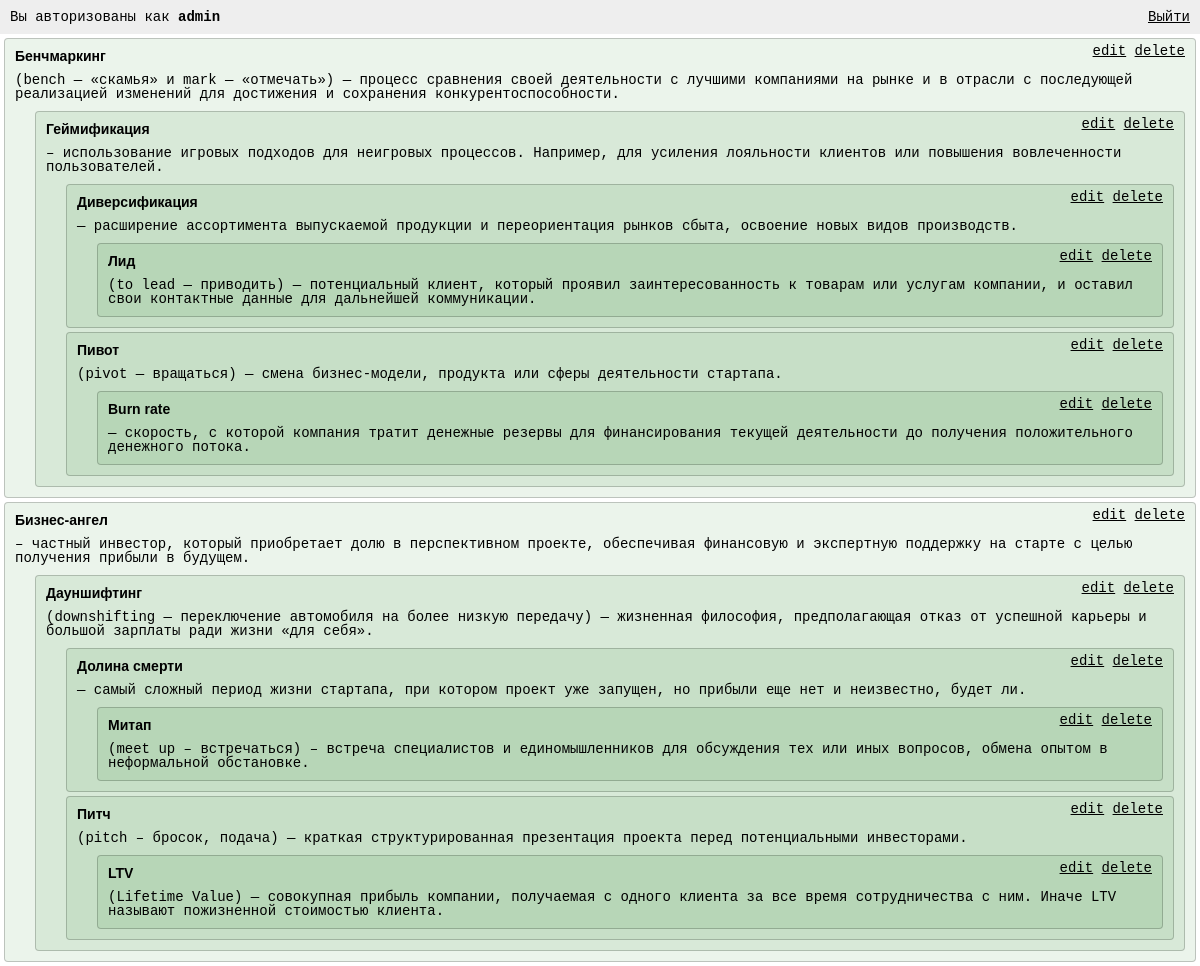
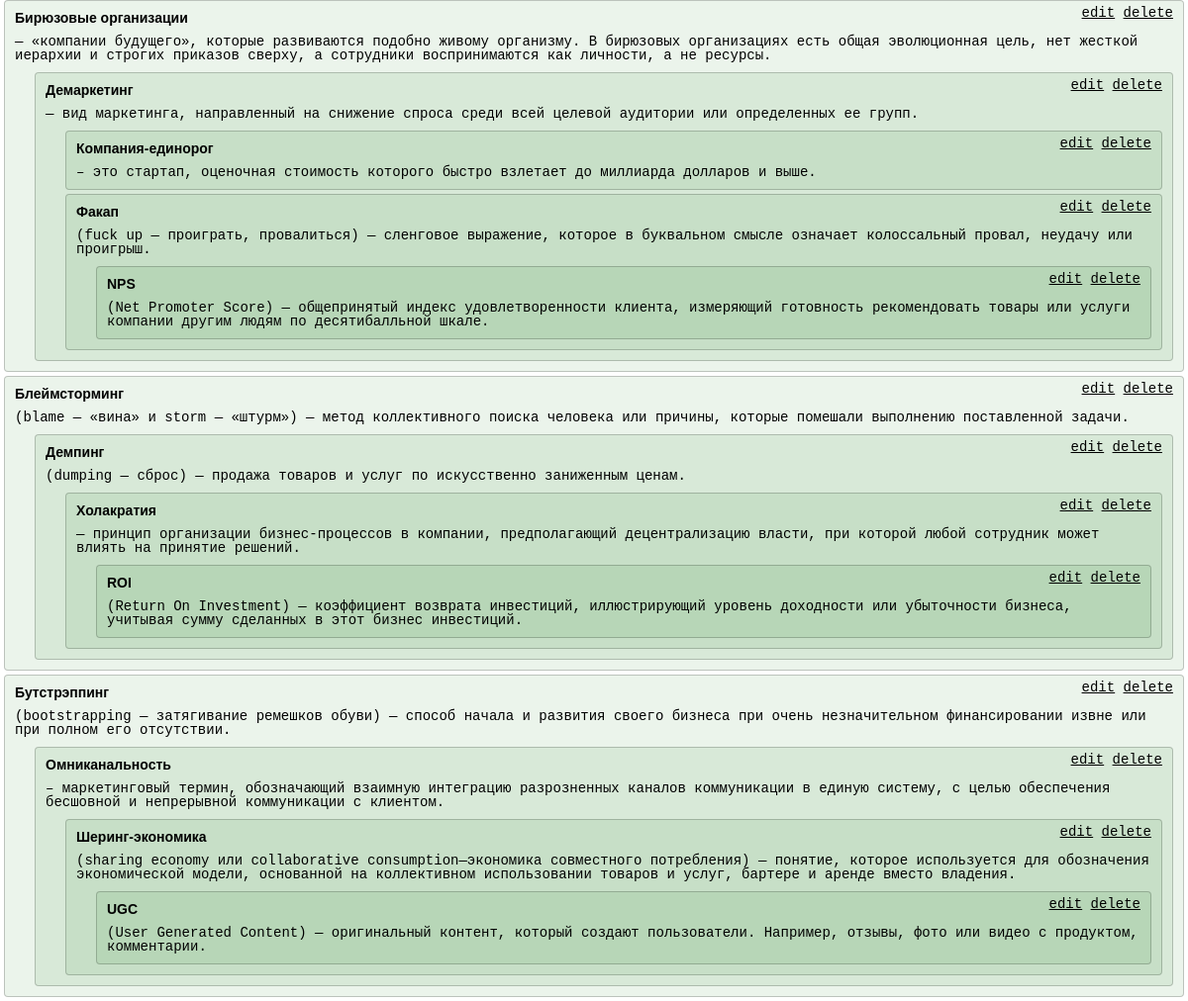
The page /admin (signed in) on the database its author committed (2 pictures, top to bottom).
### tables this page shows
CREATE TABLE `objects`
(
    `id` INT AUTO_INCREMENT,
    `parent` INT DEFAULT 0,
    `title` VARCHAR(127),
    `description` TEXT,
    `deleted_at` DATETIME,

    PRIMARY KEY (`id`)
);

### admin/router.inc (called while the page is built)
<?php
require './Classes/Authorisation.php';
require './Classes/Objects.php';
require '../includes/db_connect.inc';
$Authorisation = new Authorisation($dbh);
$Objects = new Objects($dbh);
if ($_SERVER['REQUEST_METHOD'] == 'POST') {
    if (!empty($_POST['l']) && !empty($_POST['p'])) {
        $Authorisation->signIn($_POST['l'], $_POST['p']);
    } else {
        $_POST = json_decode(file_get_contents('php://input'), true);
        if (
            !empty($_POST['id'])
            && !empty($_POST['title'])
            && !empty($_POST['description'])
        ) {
           $Objects->updateObject(+$_POST['id'], $_POST['title'], $_POST['description'], $_POST['parent']);
        }
    }
} elseif ( isset($_GET['select_id']) ) {
    exit( json_encode($Objects->getAll(+$_GET['select_id']), JSON_UNESCAPED_UNICODE) );
} elseif ( isset($_GET['object_id']) ) {
    exit( json_encode($Objects->getOne(+$_GET['object_id']), JSON_UNESCAPED_UNICODE) );
} elseif ( isset($_GET['deleted_id']) ) {
    $Objects->deleteObject($_GET['deleted_id']);
} elseif ( isset($_GET['exit']) ) {
    $Authorisation->signOut();
} elseif ( isset($_SESSION['latch']) ) {
    $login = $Authorisation->signCheck();
    require './views/objects/i.inc';
} else {
    require './views/authorisation_form/i.inc';
}

### admin/Classes/Authorisation.php (called while the page is built, shortened)
<?php
class Authorisation
{
    public function signCheck () {
        $a_latch = explode('|', $_SESSION['latch']);
        return $a_latch[1];
    }
}

### admin/Classes/Objects.php (called while the page is built, shortened)
<?php
class Objects
{
    protected $dbh = null;
    public function __construct (PDO $dbh) {
        $this->dbh = $dbh;
    }
    public function getAll($except = null){
        $and  = isset($except) ? "AND `id` <> {$except} AND `parent` <> {$except}" : '';
        $sth = $this->dbh->query("
SELECT
    `id`,
    `parent`,
    `title`,
    `description`
FROM `objects`
WHERE `deleted_at` IS NULL
{$and}
ORDER BY `id`
");
        return $sth->fetchAll(PDO::FETCH_ASSOC);
    }
}

### admin/views/objects/i.inc (the view, shortened to what this page needs)
<?php
$content_header = <<<HD
<p>Вы авторизованы как <strong>{$login}</strong></p>
<a href="/admin?exit">Выйти</a>
HD;
$selectItems = <<<HD
<option value="0" selected>root</option>
HD;
$allObjects = $Objects->getAll();
function createHierarchy (&$input, &$output, $parent = 0) {
    return true;
}
$allObjects_ = [];
createHierarchy($allObjects, $allObjects_);
function htmlTree($tree) {
    $treeHtml = '<ol class="list">';
    foreach ($tree as $v) {
        $treeHtml .= <<<HD
<li class="list__item">
    <h2 class="item__title">{$v['title']}</h2>
    <p class="item__description">{$v['description']}</p>
    <div class="item__actions">
        <button class="actions__element actions__edit" data-id="{$v['id']}">edit</button>
        <button class="actions__element actions__delete" data-id="{$v['id']}">delete</button>
    </div>
HD;
        if(!empty($v['children'])) $treeHtml .= htmlTree($v['children']);
        $treeHtml .= '</li>';
    }
    $treeHtml .= '</ol>';
    return $treeHtml;
}
$ol = htmlTree( $allObjects_ );
$content_main = <<<HD
<link rel="stylesheet" href="/admin/views/objects/s.css">
<div class="objects">{$ol}</div>
<div class="popup" id="object-popup">
    <form action="/admin" method="POST" class="popup-form" id="popup-form">
        <button class="popup-form__close" id="popup-close">+</button>
        <input type="hidden" name="id" id="object-id" />
        <label class="popup-form__row">
            <input class="popup-form__element popup-form__input" id="object-title" name="title" placeholder="Заголовок" />
        </label>
        <label class="popup-form__row popup-form__row_full-grown">
            <textarea class="popup-form__element popup-form__textarea" id="object-description" name="description" placeholder="Содержание"></textarea>
        </label>
        <label class="popup-form__row">
            <select class="popup-form__element popup-form__select" id="object-parent" name="parent">{$selectItems}</select>
        </label>
        <label class="popup-form__row popup-form__row_save">
            <button class="popup-form__element popup-form__save" id="popup-save">Сохранить</button>
        </label>
    </form>
</div>
<script src="/admin/views/objects/s.js"></script>
HD;

### admin/index.php (shortened to what this page needs)
<?php
require './router.inc';
?><!DOCTYPE html>
<html lang='ru'>
    <head>
        <link rel="stylesheet" href="../assets/styles/normalize.css">
        <link rel="stylesheet" href="../assets/styles/main.css">
        <link rel="stylesheet" href="s.css">
    </head>
    <body>
<?php if(isset($content_header)):?>
        <header class="header"><?= $content_header?></header>
<?php endif?>
<?php if(isset($content_main)):?>
        <main class="root"><?= $content_main?></main>
<?php endif?>
    </body>
</html>

### assets/styles/main.css (style rules this page uses)
:root { --transition: all 0.4s ease 0s; --max-width: calc(100% - (10px * 2)) }
*, *::before, *::after { border: none; box-sizing: border-box; line-height: inherit; margin: 0; padding: 0; outline: none; }
body { min-height: 100vh; line-height: 1 }
*[onClick], a[href], button:not(:disabled) { cursor: pointer; transition: var(--transition) }
a { color: inherit }
input, textarea { width: 100% }
textarea { resize: vertical }
button { transition: var(--transition) }
ul, ol { list-style-position: inside }
ul ul, ul ol, ol ul, ol ol { margin-left: 2rem }
h1, h2, h3, h4, h5, h6 { letter-spacing: 0; margin: 0 }

### admin/s.css (style rules this page uses)
:root { --color-yellow: rgb(255, 200, 20); --color-border: rgba(0, 0, 0, .2); --text-shadow: 0 0 0.6rem rgba(0, 0, 0, 0.8); }
html { font-size: 10px; }
body { font-family: monospace; font-size: 1.4em; display: flex; flex-direction: column; }
body > main { background-color: white; display: flex; flex-direction: column; justify-content: center; align-items: center; gap: .4rem; flex-grow: 1; }
h1, h2, h3, h4 { font-family: 'Arial Black', sans-serif; }
.header { background-color: #eee; display: flex; justify-content: space-between; padding: 1rem; position: sticky; top: 0; z-index: 8; }

### admin/views/objects/s.css (style rules this page uses)
.objects { display: flex; flex-wrap: wrap; gap: .4rem; padding: .4rem; }
.list { display: flex; flex-direction: column; gap: .4rem; list-style-type: none }
.list__item { background-color: rgba(0, 120, 0, .08); border: 1px solid var(--color-border); border-radius: .4rem; display: flex; flex-direction: column; gap: 1rem; flex-basis: calc((100% - (.4rem * 4)) / 5); padding: 1rem; position: relative; }
.item__title { font-size: 1em; }
.item__actions { position: absolute; top: .4rem; right: 1rem; }
.actions__element { background-color: transparent; text-decoration: underline; }
.popup { display: flex; justify-content: center; align-items: center; background-color: rgba(0, 0, 0, .8); position: fixed; top: 0; left: 0; z-index: -1; width: 100%; height: 100%; }
.popup-form { background-color: #eee; border-radius: 1rem; display: flex; flex-direction: column; gap: .2rem; width: 60%; max-width: 60rem; height: calc(100% - (1rem * 2)); padding: 1rem; }
.popup-form__row { text-align: right; }
.popup-form__row_full-grown { flex-grow: 1; }
.popup-form__row_save { align-self: flex-end; }
.popup-form__close { background-color: transparent; align-self: flex-end; font-size: 2rem; font-weight: bolder; transform: rotate(45deg); transition: var(--transition); }
.popup-form__element { border: 1px solid var(--color-border); padding: 1rem; }
.popup-form__textarea { height: 100% }
.popup-form__select { width: 100%; }

### rows shown on the page
objects: title "Бенчмаркинг", description "(bench — «скамья» и mark — «отмечать») — процесс сравнения своей деятельности с лучшими компаниями на рынке и в отрасли с последующей реализацией изменений для достижения и сохранения конкурентоспособности."
objects: title "Геймификация", description "– использование игровых подходов для неигровых процессов. Например, для усиления лояльности клиентов или повышения вовлеченности пользователей."
objects: title "Диверсификация", description "— расширение ассортимента выпускаемой продукции и переориентация рынков сбыта, освоение новых видов производств."
objects: title "Лид", description "(to lead — приводить) — потенциальный клиент, который проявил заинтересованность к товарам или услугам компании, и оставил свои контактные данные для дальнейшей коммуникации."
objects: title "Пивот", description "(pivot — вращаться) — смена бизнес-модели, продукта или сферы деятельности стартапа."
objects: title "Burn rate", description "— скорость, с которой компания тратит денежные резервы для финансирования текущей деятельности до получения положительного денежного потока."
objects: title "Бизнес-ангел", description "– частный инвестор, который приобретает долю в перспективном проекте, обеспечивая финансовую и экспертную поддержку на старте с целью получения прибыли в будущем."
objects: title "Дауншифтинг", description "(downshifting — переключение автомобиля на более низкую передачу) — жизненная философия, предполагающая отказ от успешной карьеры и большой зарплаты ради жизни «для себя»."
objects: title "Долина смерти", description "— самый сложный период жизни стартапа, при котором проект уже запущен, но прибыли еще нет и неизвестно, будет ли."
objects: title "Митап", description "(meet up – встречаться) – встреча специалистов и единомышленников для обсуждения тех или иных вопросов, обмена опытом в неформальной обстановке."
objects: title "Питч", description "(pitch – бросок, подача) — краткая структурированная презентация проекта перед потенциальными инвесторами."
objects: title "LTV", description "(Lifetime Value) — совокупная прибыль компании, получаемая с одного клиента за все время сотрудничества с ним. Иначе LTV называют пожизненной стоимостью клиента."
objects: title "Бирюзовые организации", description "— «компании будущего», которые развиваются подобно живому организму. В бирюзовых организациях есть общая эволюционная цель, нет жесткой иерархии и строгих приказов сверху, а сотрудники воспринимаются как личности, а не ресурсы."
objects: title "Демаркетинг", description "— вид маркетинга, направленный на снижение спроса среди всей целевой аудитории или определенных ее групп."
objects: title "Компания-единорог", description "– это стартап, оценочная стоимость которого быстро взлетает до миллиарда долларов и выше."
objects: title "Факап", description "(fuck up — проиграть, провалиться) — сленговое выражение, которое в буквальном смысле означает колоссальный провал, неудачу или проигрыш."
objects: title "NPS", description "(Net Promoter Score) — общепринятый индекс удовлетворенности клиента, измеряющий готовность рекомендовать товары или услуги компании другим людям по десятибалльной шкале."
objects: title "Блеймсторминг", description "(blame — «вина» и storm — «штурм») — метод коллективного поиска человека или причины, которые помешали выполнению поставленной задачи."
objects: title "Демпинг", description "(dumping — сброс) — продажа товаров и услуг по искусственно заниженным ценам."
objects: title "Холакратия", description "— принцип организации бизнес-процессов в компании, предполагающий децентрализацию власти, при которой любой сотрудник может влиять на принятие решений."
objects: title "ROI", description "(Return On Investment) — коэффициент возврата инвестиций, иллюстрирующий уровень доходности или убыточности бизнеса, учитывая сумму сделанных в этот бизнес инвестиций."
objects: title "Бутстрэппинг", description "(bootstrapping — затягивание ремешков обуви) — способ начала и развития своего бизнеса при очень незначительном финансировании извне или при полном его отсутствии."
objects: title "Омниканальность", description "– маркетинговый термин, обозначающий взаимную интеграцию разрозненных каналов коммуникации в единую систему, с целью обеспечения бесшовной и непрерывной коммуникации с клиентом."
objects: title "Шеринг-экономика", description "(sharing economy или сollaborative сonsumption—экономика совместного потребления) — понятие, которое используется для обозначения экономической модели, основанной на коллективном использовании товаров и услуг, бартере и аренде вместо владения."
objects: title "UGC", description "(User Generated Content) — оригинальный контент, который создают пользователи. Например, отзывы, фото или видео с продуктом, комментарии."

### other values the page prints
$login "admin"
